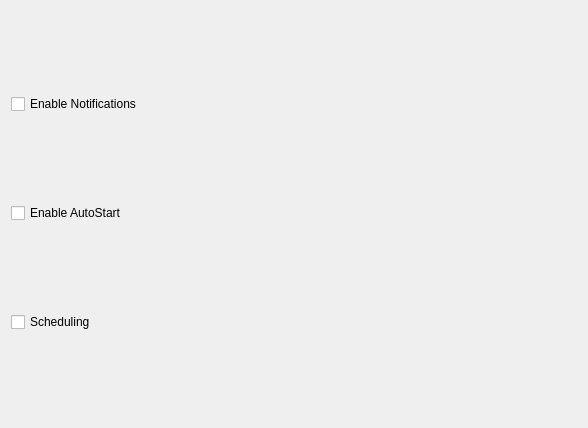
<?xml version="1.0" encoding="UTF-8"?>
<ui version="4.0">
 <class>GeneralSettings</class>
 <widget class="QWidget" name="GeneralSettings">
  <property name="geometry">
   <rect>
    <x>0</x>
    <y>0</y>
    <width>588</width>
    <height>428</height>
   </rect>
  </property>
  <property name="windowTitle">
   <string>Form</string>
  </property>
  <layout class="QVBoxLayout" name="verticalLayout">
   <item>
    <widget class="QCheckBox" name="notifyCheckBox">
     <property name="text">
      <string>Enable Notifications</string>
     </property>
    </widget>
   </item>
   <item>
    <widget class="QCheckBox" name="autostartCheckBox">
     <property name="text">
      <string>Enable AutoStart</string>
     </property>
    </widget>
   </item>
   <item>
    <widget class="QCheckBox" name="scheduleCheckBox">
     <property name="text">
      <string>Scheduling</string>
     </property>
    </widget>
   </item>
  </layout>
 </widget>
 <resources/>
 <connections/>
</ui>
